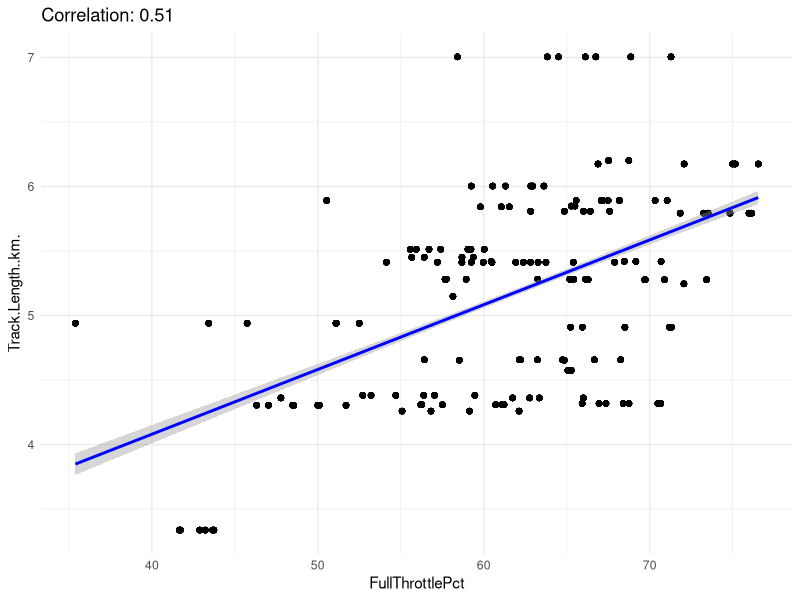

This chart was generated by the following R code:
# Stat 642
# Project Idea: F1 Gap to Q1 vs works/customer
# 

## dataset: https://github.com/theOehrly/Fast-F1

setwd("~/OneDrive/Documents/Student/TAMU Grad School/2026 Spring/Stat 642/Project/f1_data/03_fastf1")

library(tidyverse)
library(lubridate)
library(ggplot2)
library(car)

####
# Get Data In
####

f1_all <- read.csv("f1_teams_joined.csv")


###############
# Data Analysis Start
###############

# create section of data that is just fastf1
f1_fast <- f1_all %>% filter(Year > 2017) 
summary(f1_fast) #note full throttle has no NAs

# correlation between track length and full throttle pct
# note, should do comparison between dry only and all data
f1_fast_dry <- f1_fast %>% filter(SessionCondition == "dry") # make dry data
cor_value <- cor(f1_fast_dry$FullThrottlePct, f1_fast_dry$Track.Length..km., use = "complete.obs")
print(cor_value)

# plot it
ggplot(f1_fast_dry, aes(x = FullThrottlePct, y = Track.Length..km.)) +
  geom_point() +
  geom_smooth(method = "lm",
              color = "blue",
              se = TRUE) +
  theme_minimal() +
  labs(title = paste("Correlation:", round(cor_value, 2)))

# starting models (no interaction)
model_v1 <- lm(GapToFastest ~ works + engine + Year, data = f1_all)
summary(model_v1)
vif(model_v1)

model_v1p <- lm(PerToFastest ~ works + engine + Year, data = f1_all)
summary(model_v1p)

model_v2 <- lm(GapToFastest ~ works + engine + Year + Track.Length..km., data = f1_all)
summary(model_v2)
vif(model_v2)

model_v3 <- lm(GapToFastest ~ works + Year + Track.Length..km., data = f1_all)
summary(model_v3)

model_v4 <- lm(GapToFastest ~ works + engine + Year + FullThrottlePct, data = f1_fast)
summary(model_v4)

model_v5 <- lm(GapToFastest ~ works + Year + engine + FullThrottlePct + SessionCondition, data = f1_fast)
summary(model_v5)

# interactions included

model_v6 <- lm(GapToFastest ~ works * engine * Year, data = f1_all)
summary(model_v6)

model_v7 <- lm(GapToFastest ~ works * engine * Year * Track.Length..km., data = f1_all)
summary(model_v7)

model_v8 <- lm(GapToFastest ~ works * Year * Track.Length..km., data = f1_all)
summary(model_v8)

model_v9 <- lm(GapToFastest ~ works * engine * Year * FullThrottlePct, data = f1_fast)
summary(model_v9)

model_v10 <- lm(GapToFastest ~ works * Year * engine * FullThrottlePct * SessionCondition, data = f1_fast)
summary(model_v10)

model_v10p <- lm(PerToFastest ~ works * Year * engine * FullThrottlePct * SessionCondition, data = f1_fast)
summary(model_v10p)

### need to filter by dry sessions + not outliers + 2018+
### stupid way of doing this

f1_fast_dry_107 <- f1_fast %>% filter(is_beyond_107 == 0 & SessionCondition == "dry")

model_v10 <- lm(GapToFastest ~ works * Year * engine * FullThrottlePct, data = f1_fast_dry_107)
summary(model_v10)

model_v10p <- lm(PerToFastest ~ works * Year * engine * FullThrottlePct, data = f1_fast_dry_107)
summary(model_v10p)

model_v11p <- lm(PerToFastest ~ Year + works * engine, data = f1_fast_dry_107)
summary(model_v11p)

model_v12p <- lm(PerToFastest ~ Year * works * engine, data = f1_fast_dry_107)
summary(model_v12p)

# check vif > 5 for models

# check stepwise
reduced_model_v10 <- step(model_v10, direction = "both")
summary(reduced_model_v10)

reduced_model_v12p <- step(model_v12p, direction = "both")
summary(reduced_model_v12p)

# OUTLIERS (107% rule or 3xIQR)

# check contrasts

# check normality (?)
